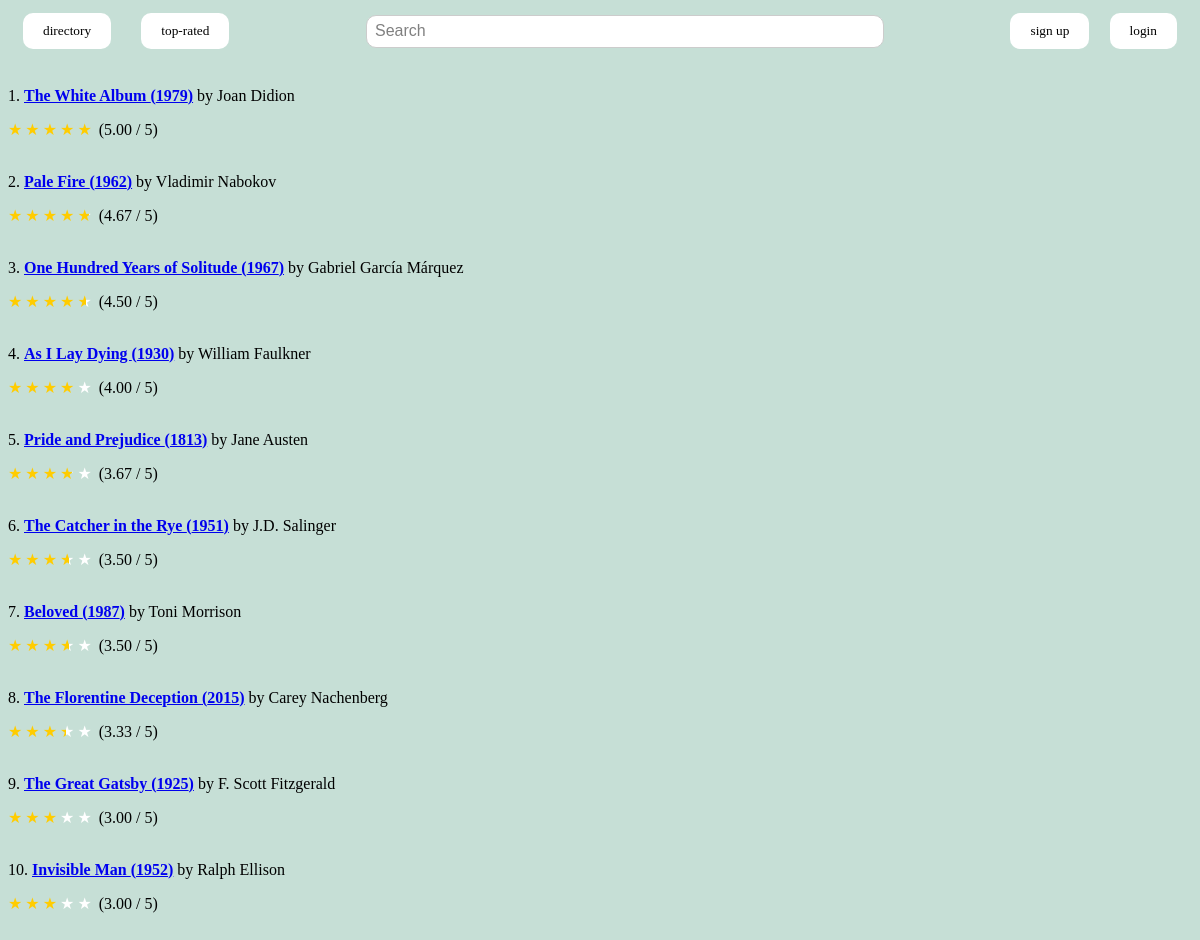
/books/list/top_ten, run on the app's committed database.
### books/models.py (models this page shows)
class Book(models.Model):
    title = models.CharField(max_length=200, blank=False)
    author = models.CharField(max_length=200)
    pub_year = models.IntegerField(default=-1, blank=True)
    @property
    def avg_rating(self):
        return decimalize(self.review_set.aggregate(
                avg=models.Avg('rating'))['avg'])

### books/views.py (the view)
# urls.py: path("list/top_ten", views.TopTen, name="top_ten"),
def TopTen(request):
    books = sorted(Book.objects.all(), key=lambda book: book.avg_rating, reverse=True)[:10]
    rankings = {(rank+1): book for rank, book in enumerate(books)}
    context = {
        "rankings": rankings
    }
    return render(request, "books/ranked_list.html", context)

### utilities.py (called while the page is built)
def decimalize(num):
    if num is None:
        num = 0
    return Decimal(num).quantize(Decimal('0.01'))

### templates/books/ranked_list.html
{% extends "base.html" %}
{% block content %}
    <div class="container-fluid">
        {% for rank, book in rankings.items %}
            <div>
                <span>
                    {{rank}}.
                    <a href="{% url 'books:view_book' book.id %}" style="font-weight:bold;">{{ book.title }} ({{ book.pub_year }})</a>
                         by {{book.author}}
                </span>
                <div class="book-info">
                    {% if book.avg_rating != 0.0 %}
                        <p>
                            <div class="Stars" style="--rating: {{book.avg_rating}};" aria-label="Rating of this product is {{book.avg_rating}} out of 5."></div>
                            ({{book.avg_rating}} / 5)
                        </p>
                    {% else %}
                        <p class="no-reviews" style="color:gray;font-style:italic;">No reviews for this book.</p>
                    {% endif %}
                </div>
            </div>
            <br />
        {% endfor %}
    </div>
{% endblock %}

### static/css/stars.css (style rules this page uses)
:root { --star-color: #fff; --star-background: #fc0; }
.Stars { --percent: calc(var(--rating) / 5 * 100%); display: inline-block; font-size: var(--star-size); font-family: Times; line-height: 1; }
.Stars::before { content: "★★★★★"; letter-spacing: 3px; background: linear-gradient(90deg, var(--star-background) var(--percent), var(--star-color) var(--percent)); -webkit-background-clip: text; -webkit-text-fill-color: transparent; }

### static/css/base.css (style rules this page uses)
body { background-color: #c6dfd6; }

### data on the page
Book: rank "1", title "The White Album", pub_year "1979", author "Joan Didion", avg_rating "5.00"
Book: rank "2", title "Pale Fire", pub_year "1962", author "Vladimir Nabokov", avg_rating "4.67"
Book: rank "3", title "One Hundred Years of Solitude", pub_year "1967", author "Gabriel García Márquez", avg_rating "4.50"
Book: rank "4", title "As I Lay Dying", pub_year "1930", author "William Faulkner", avg_rating "4.00"
Book: rank "5", title "Pride and Prejudice", pub_year "1813", author "Jane Austen", avg_rating "3.67"
Book: rank "6", title "The Catcher in the Rye", pub_year "1951", author "J.D. Salinger", avg_rating "3.50"
Book: rank "7", title "Beloved", pub_year "1987", author "Toni Morrison", avg_rating "3.50"
Book: rank "8", title "The Florentine Deception", pub_year "2015", author "Carey Nachenberg", avg_rating "3.33"
Book: rank "9", title "The Great Gatsby", pub_year "1925", author "F. Scott Fitzgerald", avg_rating "3.00"
Book: rank "10", title "Invisible Man", pub_year "1952", author "Ralph Ellison", avg_rating "3.00"
